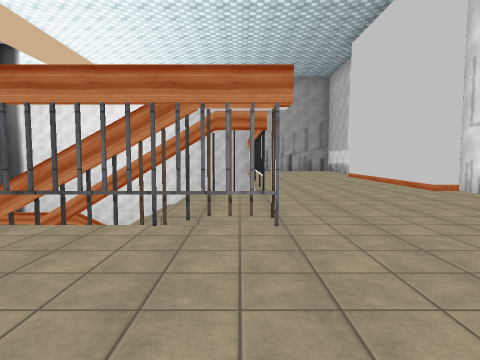
[1] (above)

23 first-person views from a walk through a Unity game level. The camera is 1.5 m above the floor, tilts 4° down and sees 75° across. The floor is counted in squares, 2 m on a side. Each view is taken from the middle of a square. On the plan, view 1 faces up. The plan holds only what a view shows up to about 10 squares ahead; the rest is blank. The place goes on beyond the plan. The player is left out. Some surface patterns are stand-ins.

[2]
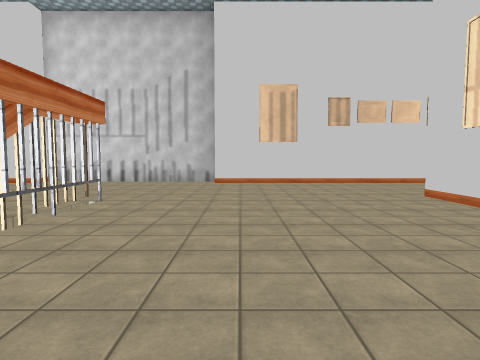

[3]
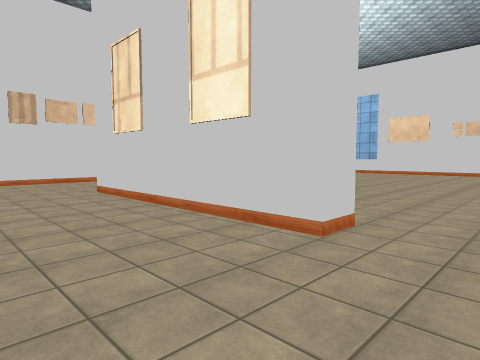

[4]
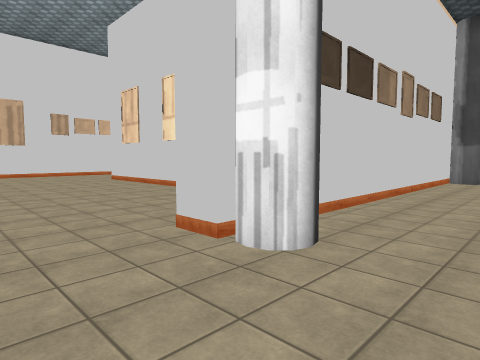

[5]
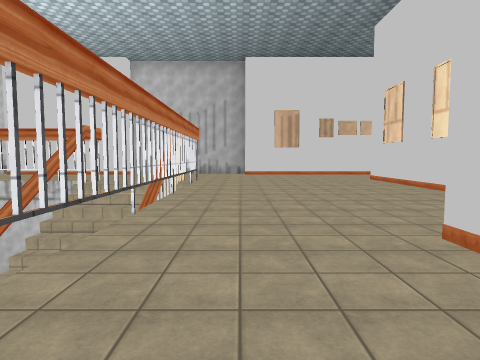

[6]
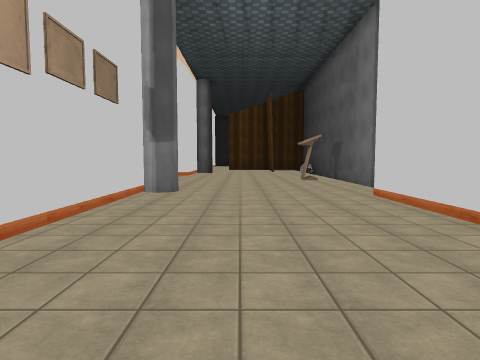

[7]
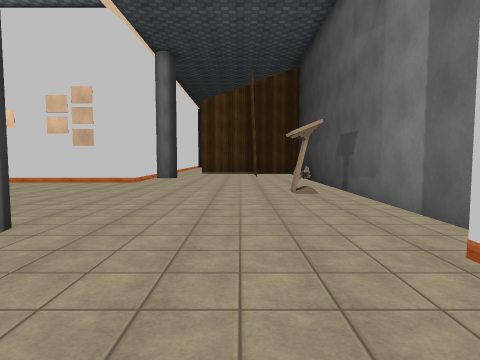

[8]
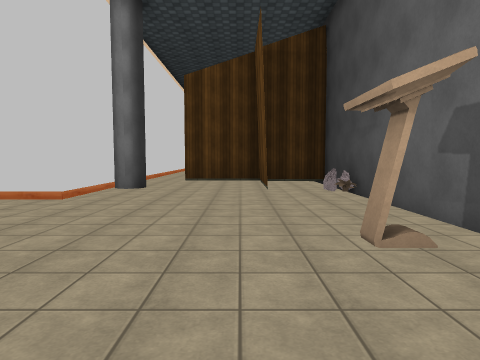

[9]
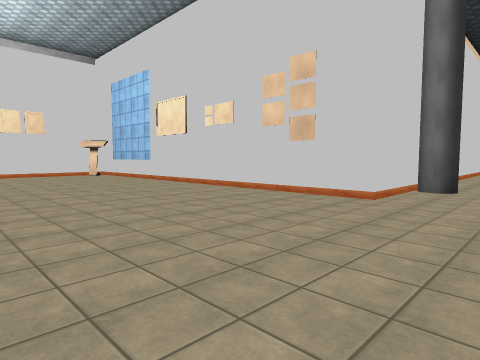

[10]
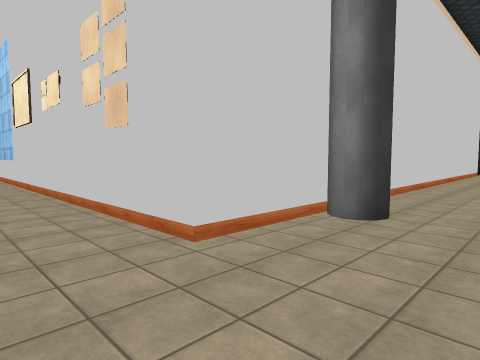

[11]
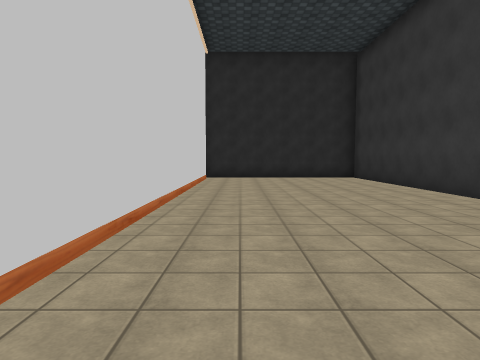

[12]
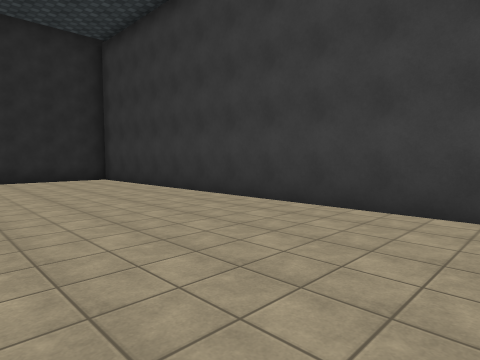

[13]
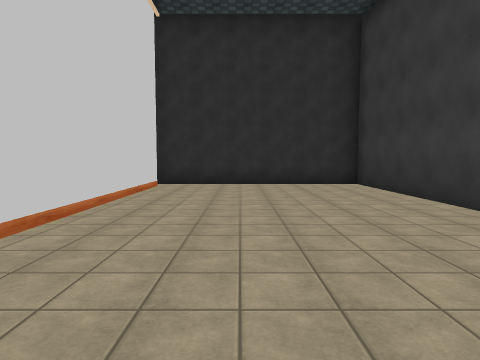

[14]
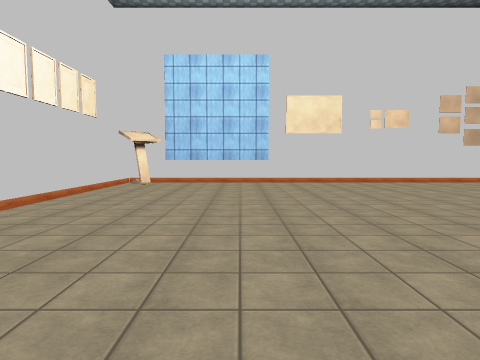

[15]
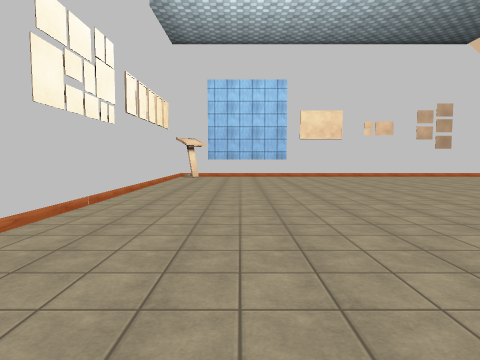

[16]
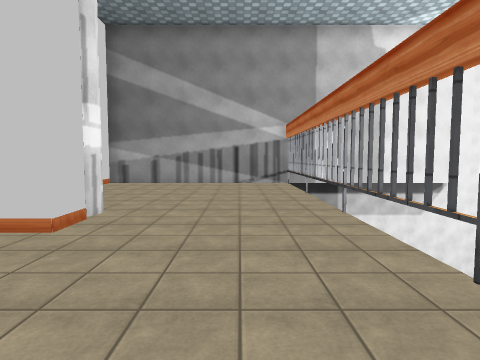

[17]
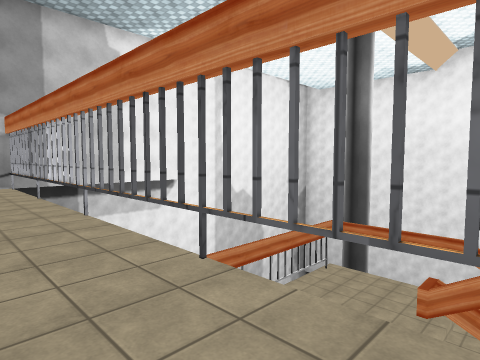

[18]
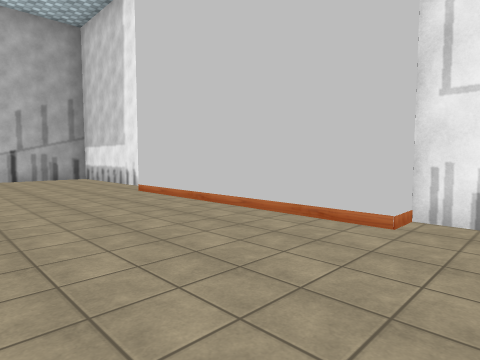

[19]
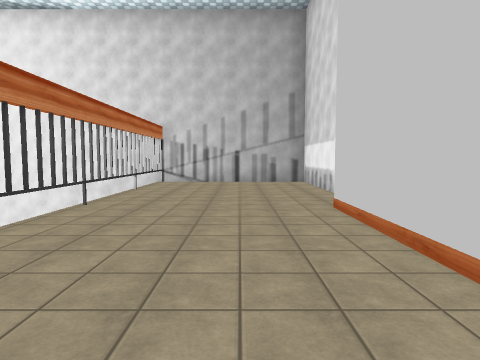

[20]
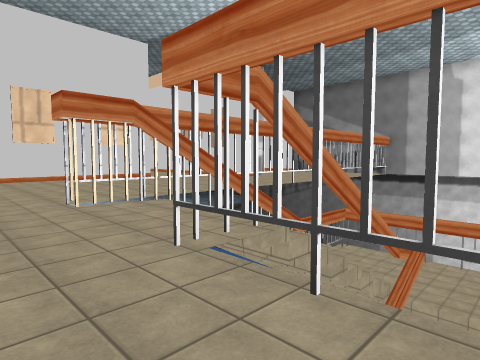

[21]
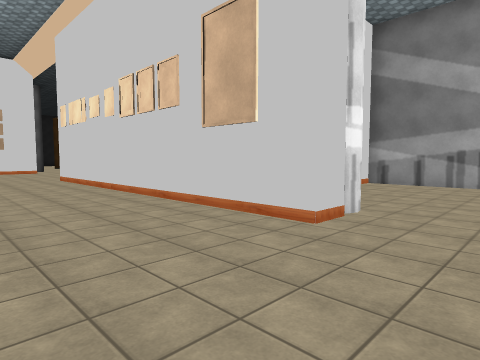

[22]
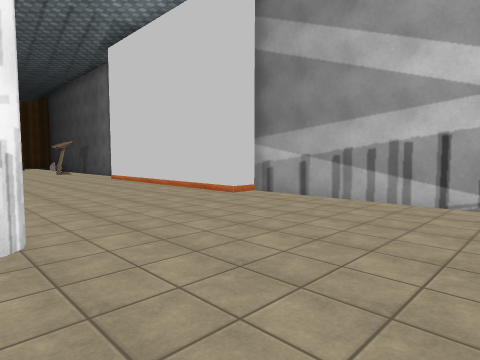

[23]
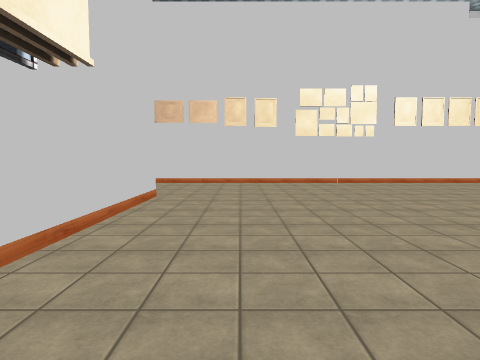

### Floor plan
Key: @ floor where view 1 was taken; # wall or solid block; x gap in a wall; . main floor; - floor 4.75 m lower than the main floor; / step, stairs or slope; v drop or lower ground; T thing the floor can be seen under or through; R rock; O other object.
Columns run from 14 left of view 1 to 5 right of it. Each row starts with its distance up from view 1.
 18               ######
 17                ....#
 16                ....#
 15                ....#
 14                ....#
 13                ....#
 12                ....#
 11      ##        ....#
 10       ---      ....#
  9       ---/    v....#
  8       ---/    v....#
  7       ---#xxvv#....#
  6       ---/////.....#
  5       -- / ///.....#
  4 ##    #v ///TTT....#
  3 #.......##.........#
  2 #..................#
  1 #..................#
  0 #.....##......@....#
 -1 #......#...........#
 -2 ##.....#...........#
 -3  #.....#..######...#
 -4  #.....#...........#
 -5  #.....#...........#
 -6  #.....#...........#
 -7  #.....#...........#
 -8 ##.....#...........#
 -9 #.....##...........#
-10 #..................#
-11 #..................#
-12 #..................#
-13 #.#................#
-14 #..................#
-15 #.................##
-16 #O.....############
-17  R#....#
-18  ##...##
-19  ####..
-20  ......
-21 #......#
-22 #......#
-23 #......#
-24 #......#
-25 #......#
-26 #......#
-27 #......#
-28 #......#
-29 #......#
-30 #......#
-31 ########

Where each view was taken, in squares from view 1:
view 1: 0 up, 0 right, facing up
view 2: 1 up, 5 left, facing right
view 3: 0 up, 6 left, facing down-right
view 4: 2 up, 10 left, facing down-right
view 5: 2 up, 10 left, facing right
view 6: 2 down, 10 left, facing down
view 7: 6 down, 11 left, facing down
view 8: 10 down, 11 left, facing down
view 9: 10 down, 10 left, facing down-right
view 10: 14 down, 10 left, facing down-right
view 11: 19 down, 9 left, facing down
view 12: 20 down, 9 left, facing down-left
view 13: 22 down, 10 left, facing down
view 14: 6 down, 1 right, facing down
view 15: 3 down, 2 right, facing down
view 16: 2 up, 4 left, facing left
view 17: 2 up, 4 left, facing up-left
view 18: 6 up, 1 right, facing up-right
view 19: 8 up, 3 right, facing up
view 20: 9 up, 2 right, facing down-left
view 21: 2 up, 4 left, facing down-left
view 22: 3 up, 8 left, facing down-left
view 23: 5 down, 5 left, facing right
